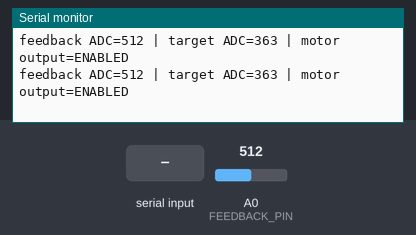
Recording of a sketch running on a simulated Arduino Uno, built with avr-gcc and run on an emulated ATmega328P. Parts: the last lines printed to the serial monitor. Inputs (shaded band) come from the test bench; at power-on: A0 (FEEDBACK_PIN) = 512.

Above: at 1.2 s.
1.3 s: "a" received over Serial
At 1.51 s:
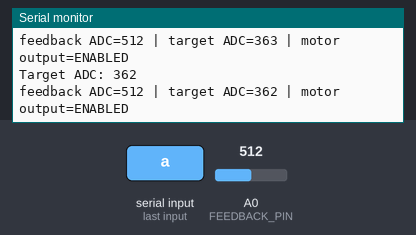
2.8 s: A0 (FEEDBACK_PIN) set to 353
At 2.85 s:
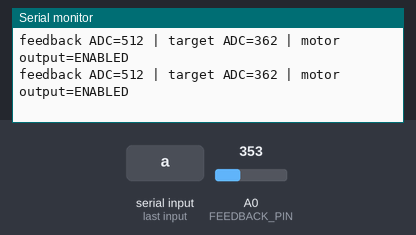
4.3 s: "A" received over Serial
At 4.47 s:
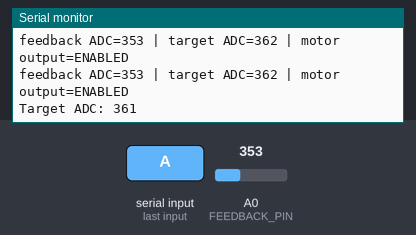
5.8 s: A0 (FEEDBACK_PIN) set to 373
At 6.05 s:
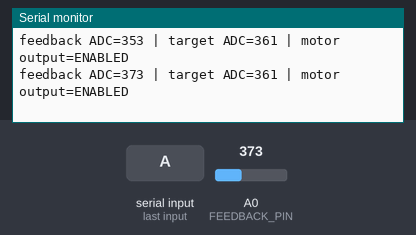
Timing chart, 0 to 8.3 s (numbered marks = the images above; inputs shaded):
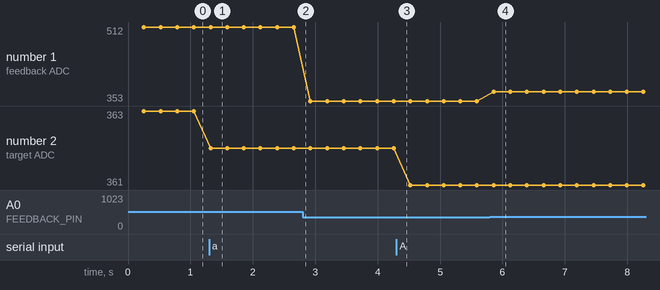

The sketch:

07-2_center_testing.ino
```cpp
/*
  POC 7-2 — PA-14P center-position testing

  Purpose:
    Command the actuator toward a manually adjustable feedback ADC target.
    Initial target is ADC 363. In the Arduino Serial Monitor:
      a = decrease target by 1 ADC count
      d = increase target by 1 ADC count

  Existing wiring is unchanged from POC 7:
    PA-14P feedback pot: yellow -> Arduino 5V,
                         white -> Arduino GND,
                         blue wiper -> Arduino A0
    Arduino D8 (SoftwareSerial TX) -> SyRen 10 S1
    Arduino GND and SyRen GND share a common reference
    Arduino powered by USB; ER8 remains powered from Arduino 5V/GND.
    SyRen BEC positive remains disconnected from ER8.
    SyRen M1/M2 remain connected to PA-14P motor leads.

  Control behavior:
    - Position deadband is 10 ADC counts: stop when feedback is within
      target +/- 5 counts; drive forward below that band and reverse above it.
    - This should reduce rapid direction changes caused by ADC noise.
    - The existing actuator endpoint switches reportedly stop the motor at
      both physical ends. Still supervise closely and remove 12 V power if
      behavior is unexpected.
*/

#include <SoftwareSerial.h>

// Existing SyRen serial wiring: D8 -> S1. D7 RX is unused.
const uint8_t SYREN_RX_UNUSED_PIN = 7;
const uint8_t SYREN_TX_PIN = 8;
const uint8_t FEEDBACK_PIN = A0;

SoftwareSerial syrenSerial(SYREN_RX_UNUSED_PIN, SYREN_TX_PIN);

// Same empirically tested command values as POC 7.
const uint8_t SYREN_REVERSE_CMD = 33;
const uint8_t SYREN_STOP_CMD = 127;
const uint8_t SYREN_FORWARD_CMD = 223;

const unsigned long LOOP_DELAY_MS = 20;
const unsigned long STATUS_INTERVAL_MS = 250;
const bool ENABLE_MOTOR_OUTPUT = true;

int targetAdc = 363;
unsigned long lastStatusMs = 0;

int readFeedbackAdc() {
  // Preserve the existing four-sample average to reduce single-read noise.
  long total = 0;
  for (uint8_t i = 0; i < 4; i++) {
    total += analogRead(FEEDBACK_PIN);
    delay(2);
  }
  return (int)(total / 4);
}

void commandTowardTarget(int actualAdc) {
  if (!ENABLE_MOTOR_OUTPUT) return;

  // Stop when feedback is within +/- 10 ADC counts of the target.
  const int error = actualAdc - targetAdc;
  if (error < -10) {
    syrenSerial.write(SYREN_FORWARD_CMD);
  } else if (error > 10) {
    syrenSerial.write(SYREN_REVERSE_CMD);
  } else {
    syrenSerial.write(SYREN_STOP_CMD);
  }
}

void handleSerialInput() {
  while (Serial.available() > 0) {
    char key = (char)Serial.read();
    if (key == 'a' || key == 'A') {
      if (targetAdc > 0) targetAdc--;
      Serial.print(F("Target ADC: "));
      Serial.println(targetAdc);
    } else if (key == 'd' || key == 'D') {
      if (targetAdc < 1023) targetAdc++;
      Serial.print(F("Target ADC: "));
      Serial.println(targetAdc);
    }
  }
}

void setup() {
  pinMode(SYREN_TX_PIN, OUTPUT);
  digitalWrite(SYREN_TX_PIN, HIGH); // UART idle state

  Serial.begin(115200);
  syrenSerial.begin(9600);

  Serial.println(F("\nPOC 7-2 — PA-14P center-position testing"));
  Serial.println(F("Initial target ADC: 363"));
  Serial.println(F("Press 'a' to lower target by 1; 'd' to raise target by 1."));
  Serial.println(F("ADC position deadband: +/- 10 counts."));
}

void loop() {
  handleSerialInput();

  int feedbackAdc = readFeedbackAdc();
  commandTowardTarget(feedbackAdc);

  if (millis() - lastStatusMs >= STATUS_INTERVAL_MS) {
    lastStatusMs = millis();
    Serial.print(F("feedback ADC="));
    Serial.print(feedbackAdc);
    Serial.print(F(" | target ADC="));
    Serial.print(targetAdc);
    Serial.print(F(" | motor output="));
    Serial.println(ENABLE_MOTOR_OUTPUT ? F("ENABLED") : F("DISABLED"));
  }

  delay(LOOP_DELAY_MS);
}
```

Measured:
- after the input at 1.3 s, the serial monitor: prints a new line at once (image 1)
- after the input at 4.3 s, the serial monitor: prints a new line at once (image 3)
- after the input at 5.8 s, the serial monitor: prints a new line after 0.06 s (image 4)
- plotted number 1: 512 → 353 after the input at 2.8 s, 353 → 373 after the input at 5.8 s
- plotted number 2: 363 → 362 after the input at 1.3 s, 362 → 361 after the input at 4.3 s
